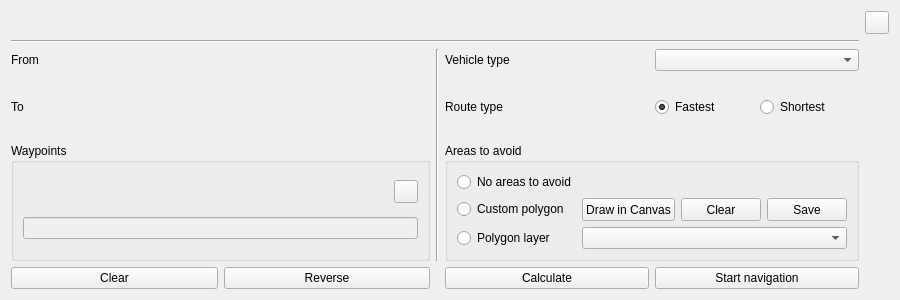
<?xml version="1.0" encoding="UTF-8"?>
<ui version="4.0">
 <class>KadasPluginManagerBase</class>
 <widget class="QWidget" name="PluginBottomBar">
  <property name="geometry">
   <rect>
    <x>0</x>
    <y>0</y>
    <width>900</width>
    <height>300</height>
   </rect>
  </property>
  <property name="styleSheet">
   <string notr="true">QWidget#PluginBottomBar { background-color: orange; }</string>
  </property>
  <layout class="QGridLayout" name="gridLayout">
   <item row="2" column="5">
    <widget class="QComboBox" name="comboBoxVehicles"/>
   </item>
   <item row="3" column="4">
    <widget class="QLabel" name="label_3">
     <property name="text">
      <string>Route type</string>
     </property>
    </widget>
   </item>
   <item row="5" column="5">
    <widget class="QPushButton" name="btnNavigate">
     <property name="sizePolicy">
      <sizepolicy hsizetype="Minimum" vsizetype="Fixed">
       <horstretch>0</horstretch>
       <verstretch>0</verstretch>
      </sizepolicy>
     </property>
     <property name="text">
      <string>Start navigation</string>
     </property>
    </widget>
   </item>
   <item row="2" column="3" rowspan="3">
    <widget class="Line" name="line_2">
     <property name="orientation">
      <enum>Qt::Vertical</enum>
     </property>
    </widget>
   </item>
   <item row="3" column="5">
    <widget class="QWidget" name="widgetMode" native="true">
     <layout class="QHBoxLayout" name="horizontalLayout">
      <property name="leftMargin">
       <number>0</number>
      </property>
      <property name="topMargin">
       <number>0</number>
      </property>
      <property name="rightMargin">
       <number>0</number>
      </property>
      <property name="bottomMargin">
       <number>0</number>
      </property>
      <item>
       <widget class="QRadioButton" name="radioButtonFastest">
        <property name="text">
         <string>Fastest</string>
        </property>
        <property name="checked">
         <bool>true</bool>
        </property>
       </widget>
      </item>
      <item>
       <widget class="QRadioButton" name="radioButtonShortest">
        <property name="text">
         <string>Shortest</string>
        </property>
        <property name="checked">
         <bool>false</bool>
        </property>
       </widget>
      </item>
     </layout>
    </widget>
   </item>
   <item row="2" column="4">
    <widget class="QLabel" name="label_2">
     <property name="text">
      <string>Vehicle type</string>
     </property>
    </widget>
   </item>
   <item row="5" column="4">
    <widget class="QPushButton" name="btnCalculate">
     <property name="sizePolicy">
      <sizepolicy hsizetype="Minimum" vsizetype="Fixed">
       <horstretch>0</horstretch>
       <verstretch>0</verstretch>
      </sizepolicy>
     </property>
     <property name="text">
      <string>Calculate</string>
     </property>
    </widget>
   </item>
   <item row="4" column="0" colspan="3">
    <widget class="QGroupBox" name="groupBox">
     <property name="sizePolicy">
      <sizepolicy hsizetype="Preferred" vsizetype="Preferred">
       <horstretch>0</horstretch>
       <verstretch>0</verstretch>
      </sizepolicy>
     </property>
     <property name="title">
      <string>Waypoints</string>
     </property>
     <layout class="QGridLayout" name="gridLayout_2">
      <item row="0" column="1">
       <widget class="QToolButton" name="btnAddWaypoints">
        <property name="sizePolicy">
         <sizepolicy hsizetype="Maximum" vsizetype="Fixed">
          <horstretch>0</horstretch>
          <verstretch>0</verstretch>
         </sizepolicy>
        </property>
        <property name="text">
         <string/>
        </property>
        <property name="icon">
         <iconset theme="close">
          <normaloff>.</normaloff>.</iconset>
        </property>
       </widget>
      </item>
      <item row="1" column="0" colspan="2">
       <widget class="QLineEdit" name="lineEditWaypoints">
        <property name="enabled">
         <bool>false</bool>
        </property>
        <property name="minimumSize">
         <size>
          <width>300</width>
          <height>0</height>
         </size>
        </property>
       </widget>
      </item>
     </layout>
    </widget>
   </item>
   <item row="3" column="0">
    <widget class="QLabel" name="labelTo">
     <property name="text">
      <string>To</string>
     </property>
    </widget>
   </item>
   <item row="1" column="0" colspan="6">
    <widget class="Line" name="line">
     <property name="orientation">
      <enum>Qt::Horizontal</enum>
     </property>
    </widget>
   </item>
   <item row="4" column="4" colspan="2">
    <widget class="QGroupBox" name="groupBox_2">
     <property name="title">
      <string>Areas to avoid</string>
     </property>
     <layout class="QGridLayout" name="gridLayout_3">
      <item row="1" column="1">
       <widget class="QPushButton" name="btnAreasToAvoidFromCanvas">
        <property name="sizePolicy">
         <sizepolicy hsizetype="Minimum" vsizetype="Minimum">
          <horstretch>0</horstretch>
          <verstretch>0</verstretch>
         </sizepolicy>
        </property>
        <property name="minimumSize">
         <size>
          <width>80</width>
          <height>23</height>
         </size>
        </property>
        <property name="text">
         <string>Draw in Canvas</string>
        </property>
        <property name="checkable">
         <bool>true</bool>
        </property>
       </widget>
      </item>
      <item row="1" column="2">
       <widget class="QPushButton" name="btnAreasToAvoidClear">
        <property name="sizePolicy">
         <sizepolicy hsizetype="Minimum" vsizetype="Minimum">
          <horstretch>0</horstretch>
          <verstretch>0</verstretch>
         </sizepolicy>
        </property>
        <property name="minimumSize">
         <size>
          <width>80</width>
          <height>23</height>
         </size>
        </property>
        <property name="text">
         <string>Clear</string>
        </property>
       </widget>
      </item>
      <item row="2" column="0">
       <widget class="QRadioButton" name="radioAreasToAvoidLayer">
        <property name="text">
         <string>Polygon layer</string>
        </property>
       </widget>
      </item>
      <item row="1" column="0">
       <widget class="QRadioButton" name="radioAreasToAvoidPolygon">
        <property name="text">
         <string>Custom polygon</string>
        </property>
       </widget>
      </item>
      <item row="0" column="0">
       <widget class="QRadioButton" name="radioAreasToAvoidNone">
        <property name="text">
         <string>No areas to avoid</string>
        </property>
       </widget>
      </item>
      <item row="1" column="3">
       <widget class="QToolButton" name="btnAreasToAvoidSave">
        <property name="sizePolicy">
         <sizepolicy hsizetype="Minimum" vsizetype="Minimum">
          <horstretch>0</horstretch>
          <verstretch>0</verstretch>
         </sizepolicy>
        </property>
        <property name="minimumSize">
         <size>
          <width>80</width>
          <height>23</height>
         </size>
        </property>
        <property name="text">
         <string>Save</string>
        </property>
       </widget>
      </item>
      <item row="2" column="1" colspan="3">
       <widget class="QComboBox" name="comboAreasToAvoidLayers"/>
      </item>
     </layout>
    </widget>
   </item>
   <item row="2" column="0">
    <widget class="QLabel" name="labelFrom">
     <property name="text">
      <string>From</string>
     </property>
    </widget>
   </item>
   <item row="5" column="0" colspan="3">
    <widget class="QWidget" name="widgetButton" native="true">
     <layout class="QHBoxLayout" name="horizontalLayout_2">
      <property name="leftMargin">
       <number>0</number>
      </property>
      <property name="topMargin">
       <number>0</number>
      </property>
      <property name="rightMargin">
       <number>0</number>
      </property>
      <property name="bottomMargin">
       <number>0</number>
      </property>
      <item>
       <widget class="QPushButton" name="btnPointsClear">
        <property name="text">
         <string>Clear</string>
        </property>
       </widget>
      </item>
      <item>
       <widget class="QPushButton" name="btnReverse">
        <property name="text">
         <string>Reverse</string>
        </property>
       </widget>
      </item>
     </layout>
    </widget>
   </item>
   <item row="0" column="6">
    <widget class="QToolButton" name="btnClose">
     <property name="sizePolicy">
      <sizepolicy hsizetype="Maximum" vsizetype="Fixed">
       <horstretch>0</horstretch>
       <verstretch>0</verstretch>
      </sizepolicy>
     </property>
     <property name="text">
      <string/>
     </property>
     <property name="icon">
      <iconset theme="close">
       <normaloff>.</normaloff>.</iconset>
     </property>
    </widget>
   </item>
  </layout>
 </widget>
 <resources/>
 <connections/>
</ui>
